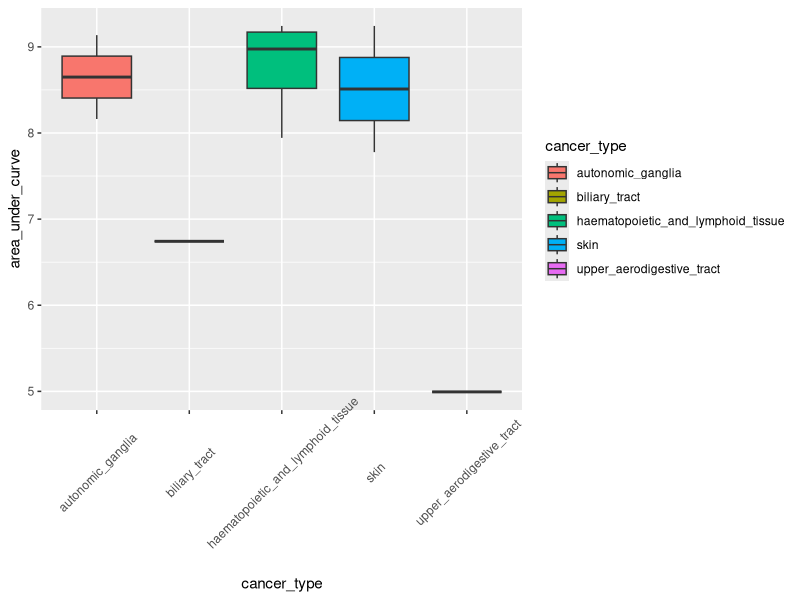
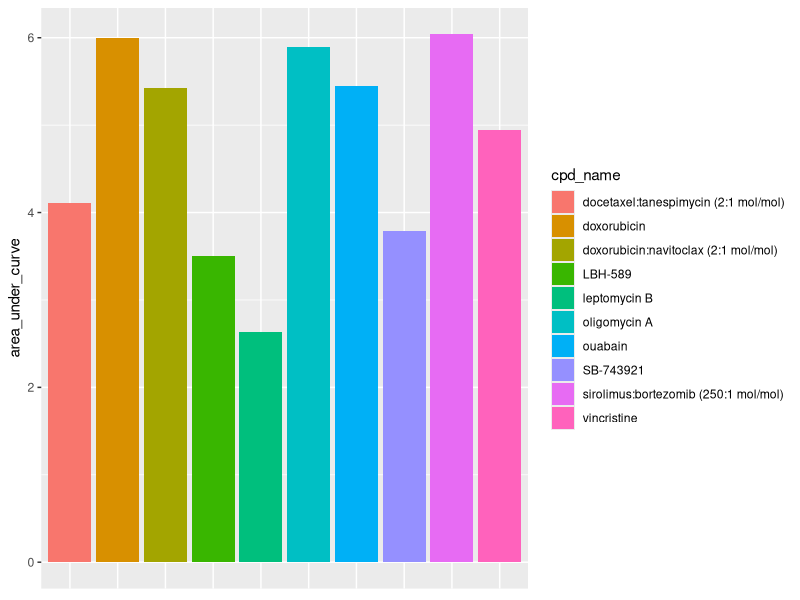
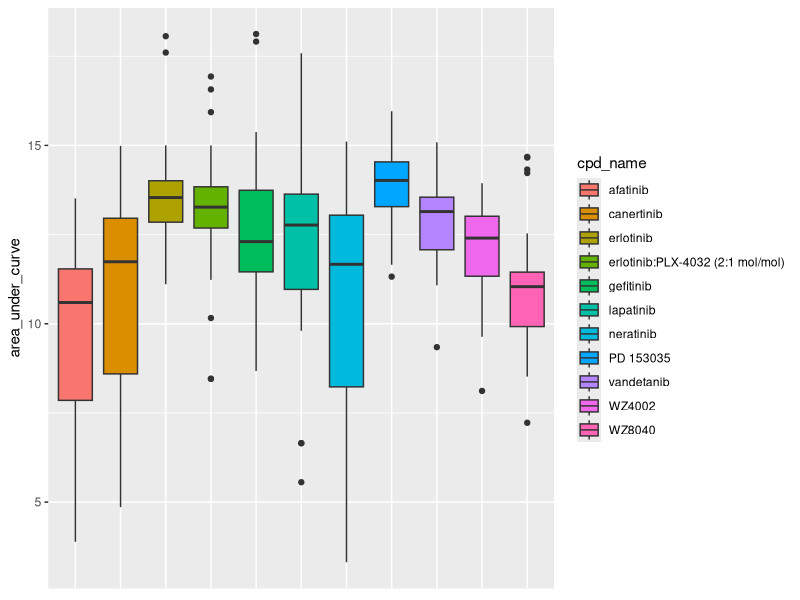

Reproduce these figures in R, in order.
#HW05 Part B
#Author: Hannah Farrell
#Date: 8/3/2020

#load appropriate packages
library(tidyverse)
library(dplyr)
library(ggplot2)
library(stringr)

#load in the data
AUC1 <- read.csv("./CTRP_files/AUC_1.csv", header = TRUE)
AUC2 <- read.csv("./CTRP_files/AUC_2.csv", header = TRUE)
cell_line <- read.csv("./CTRP_files/cancer_cell_line_info.csv", header = TRUE)
compound <- read.csv("./CTRP_files/compound_info.csv", header = TRUE)
experiment <- read.csv("./CTRP_files/Experiment_info.csv", header = TRUE)

#merge the AUC data
merged_AUC <- AUC1 %>%
  full_join(AUC2)
#add in the 3 other csvs based on matching column names
full_data_set <- merged_AUC %>%
  full_join(experiment, by = c("experiment_id" = "expt_id")) %>%
  full_join(cell_line, by = "master_ccl_id") %>%
  full_join(compound, by = "master_cpd_id")

#Which cancer type has the lowest AUC values to the compound "vorinostat"?
lowest_vorinostat <- full_data_set %>%
  filter(cpd_name == "vorinostat") %>%
  arrange(area_under_curve) %>%
  top_n(area_under_curve, n = -20) #pulls out the lowest 20 values for AUC 

ggplot(lowest_vorinostat, aes(x = cancer_type, y = area_under_curve, fill = cancer_type)) +
  geom_boxplot() +
  theme(axis.text.x = element_text(angle = 45, vjust = .65))
#Answer: though not the most elegant/aesthetically pleasing graph, it shows that buy a longshot
#upper aerodigestive tract cancer has the lowest AUC values with this compound at 4.9941

#Which compound is the prostate cancer cell line 22RV1 most sensitive to? 
#(For 22RV1, which compound has the lowest AUC value?)
lowest_22RV1 <- full_data_set %>%
  filter(cancer_type == "prostate", ccl_name == "22RV1") %>%
  arrange(area_under_curve) %>%
  top_n(area_under_curve, n = -10) #pulls out the lowest 10 values for AUC 

ggplot(lowest_22RV1, aes(x = cpd_name, y = area_under_curve, fill = cpd_name)) +
  geom_bar(stat = "identity") +
  theme(axis.title.x=element_blank(),
        axis.text.x=element_blank(),
        axis.ticks.x = element_blank())
#Answer: based on the results of filtering (and graphing) the lowest 10 AUC values under 
#the desired conditions, leptomycin B produced the lowest AUC for 22RV1 at 2.6367

#For the 10 compounds that target EGFR, which of them has (on average) 
#the lowest AUC values in the breast cancer cell lines?
lowest_breast_EGFR <- full_data_set %>%
  filter(cancer_type == "breast") %>%
  filter(str_detect(gene_symbol_of_protein_target, "EGFR")) %>% 
  #filtering out strings in the specified column containing "EGFR"
  arrange(area_under_curve)

ggplot(lowest_breast_EGFR, aes(x = cpd_name, y = area_under_curve, fill = cpd_name)) +
  geom_boxplot() +
  theme(axis.title.x=element_blank(),
        axis.text.x=element_blank(),
        axis.ticks.x = element_blank())
#Answer: my data suggests that 11 compounds target EGFR in breast cancer cell lines, but 
#regardless based on the averages indicated by the boxplot, afatinib has on average the 
#lowest AUC values given the specified conditions